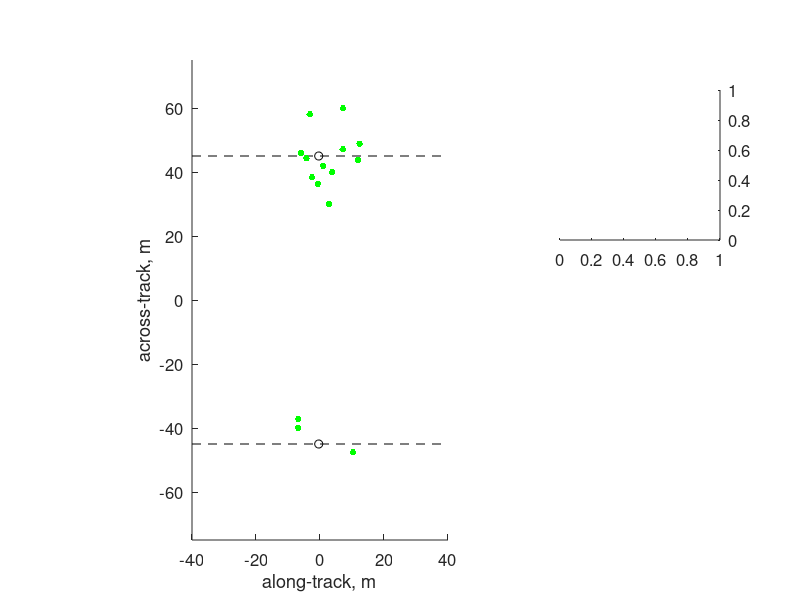

The MATLAB source for this figure: (Note: this script raises an error after producing the figure.)
[xxs,yys]=meshgrid((0:.7:40)-20, 45+zeros(12,1));
xgs=xxs+randn(size(xxs))*7.5+1i*(yys+7.5*randn(size(yys)));
zs=pi/180*(imag(xgs)-45); 
zs=zs+randn(size(zs))*0.68*.15;

[xxw,yyw]=meshgrid((0:.7:40)-20, -45+zeros(3,1));
xgw=xxw+randn(size(xxw))*7.5+1i*(yyw+7.5*randn(size(yyw)));
zw=pi/180*(imag(xgw)+45); 
zw=zw+randn(size(zw))*0.68*.15;


figure('units','inches','position', [1 1 6 7.5],'defaultaxesfontsize', 12);
axes('position', [0.05 0.1 0.7 0.8]); set(gca,'xlim', [-40 40],'ylim', [-75 75],'dataaspectratio', [1 1 1 ],'fontsize', 12)
hold on;
plot([-40 40], [45 45],'k--'); plot([-40 40], [-45 -45],'k--');
plot(xgs(:,29),'g.','markersize', 15); plot(xgw(:,29),'g.','markersize', 15);
plot(xxs(1, 29), yys(1,29),'ko');
plot(xxw(1, 29), yyw(1,29),'ko');

xlabel('along-track, m'); ylabel('across-track, m')
h1=axes('position', [0.7, 0.60 0.2, 0.25],'fontsize', 12,'yaxislocation','right');
histogram(zs(:,29), -1:.05:1); xlabel('\delta z, m'); ylabel('count'); title('N=12');
set(gca,'yaxislocation','right');

h2=axes('position', [0.7, 0.15 0.2, 0.25],'fontsize', 12); 
histogram(zw(:,29), -1:.05:1); xlabel('\delta z, m'); ylabel('count'); title('N=3');
set(gca,'yaxislocation','right');


figure('units','inches','position', [1 1 6 7.5 ],'defaultaxesfontsize', 12);
axes('position', [0.05 0.1 0.7 0.8]); set(gca,'xlim', [-40 40],'ylim', [-75 75],'dataaspectratio', [1 1 1 ],'fontsize', 12)
hold on;
plot([-40 40], [45 45],'k--'); plot([-40 40], [-45 -45],'k--');
plot(xgs(:),'g.','markersize', 12); plot(xgw(:),'g.','markersize', 12);
plot(xgs(:,29),'r.','markersize', 15); plot(xgw(:,29),'r.','markersize', 15);
plot(xxs(1, :), yys(1,29),'ko');
plot(xxw(1, :), yyw(1,29),'ko');

xlabel('along-track, m'); ylabel('across-track, m')
h1=axes('position', [0.7, 0.60 0.2, 0.25],'fontsize', 12,'yaxislocation','right');
histogram(zs(:), -1:.05:1); xlabel('\delta z, m'); ylabel('count'); title('N=696');
set(gca,'yaxislocation','right');

h2=axes('position', [0.7, 0.15 0.2, 0.25],'fontsize', 12,'yaxislocation','right');
histogram(zw(:), -1:.05:1); xlabel('\delta z, m'); ylabel('count'); title('N=174');
set(gca,'yaxislocation','right');


 